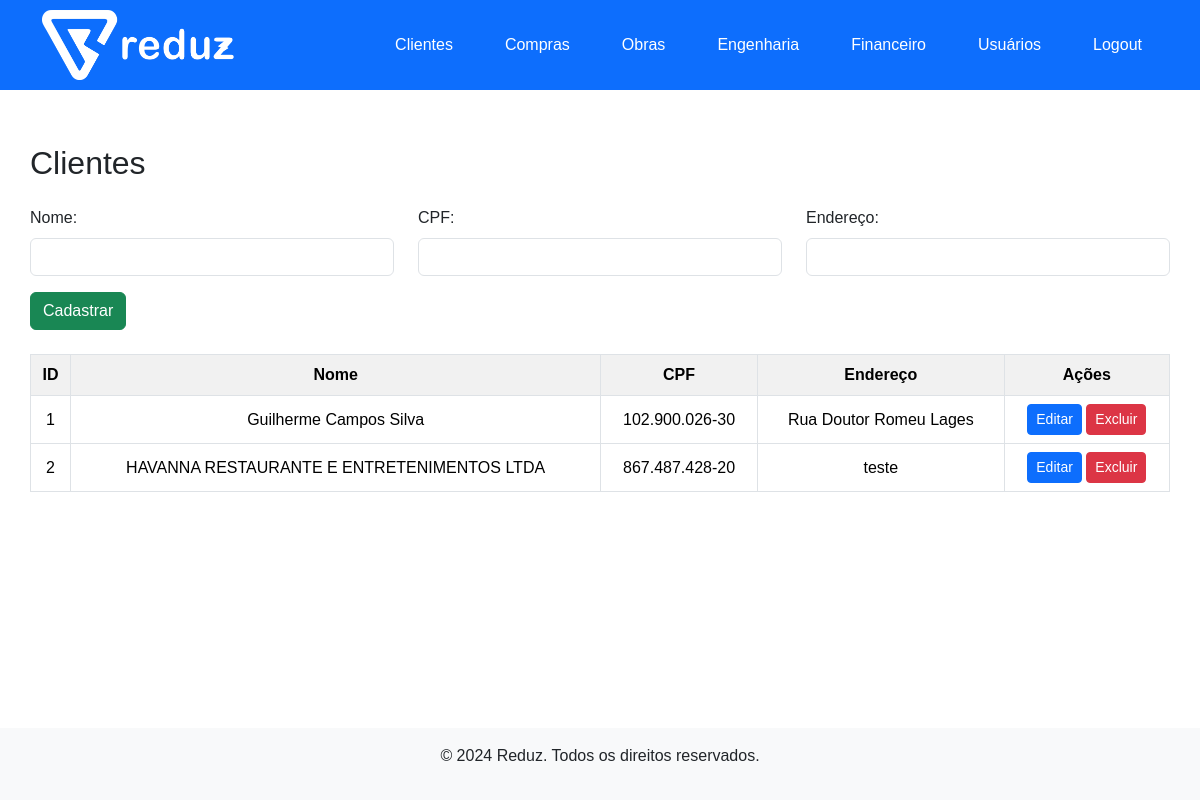
Before: /clientes (signed in) with the older database file.
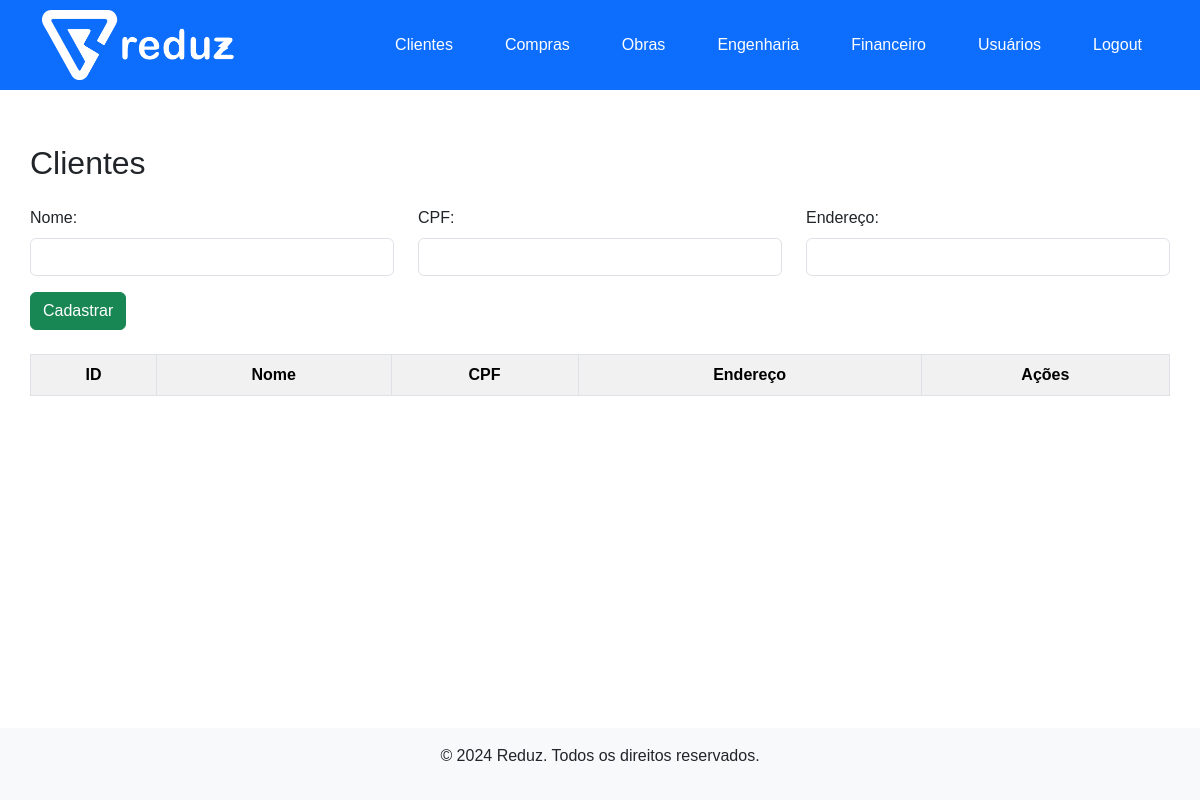
After: the same page with the newer database file.
### app.py (models this page shows)
class Cliente(db.Model):
    id = db.Column(db.Integer, primary_key=True)
    nome = db.Column(db.String(100), nullable=False)
    cpf = db.Column(db.String(14), unique=True, nullable=False)  # Adjusted for CPF format
    endereco = db.Column(db.String(200), nullable=False)
    compras = db.relationship('Compra', backref='cliente', cascade="all, delete-orphan", lazy=True)
    obras = db.relationship('Obra', backref='cliente', cascade="all, delete-orphan", lazy=True)
    engenharias = db.relationship('Engenharia', backref='cliente', cascade="all, delete-orphan", lazy=True)
    financeiros = db.relationship('Financeiro', backref='cliente', cascade="all, delete-orphan", lazy=True)

### app.py (the view, shortened to what this page needs)
@app.route('/clientes', methods=['GET', 'POST'])
def clientes():
    if 'user_id' not in session:
        return redirect(url_for('login'))
    clientes = Cliente.query.all()
    return render_template('clientes.html', clientes=clientes)

### app.py (called while the page is built)
@app.before_request
def before_request():
    if not User.query.filter_by(username='alisson').first():
        db.session.add(User(username='alisson', password=generate_password_hash('123456', method='sha256')))
    if not User.query.filter_by(username='guilherme').first():
        db.session.add(User(username='guilherme', password=generate_password_hash('123456', method='sha256')))
    db.session.commit()

### templates/clientes.html
{% extends "base.html" %}
{% block content %}
<div class="container-fluid">
  <h2 class="mb-4">Clientes</h2>
  <form method="POST" class="mb-4">
    <div class="row">
      <div class="col-md-4 mb-3">
        <label for="nome" class="form-label">Nome:</label>
        <input type="text" class="form-control" name="nome" required>
      </div>
      <div class="col-md-4 mb-3">
        <label for="cpf" class="form-label">CPF:</label>
        <input type="text" class="form-control" name="cpf" required>
      </div>
      <div class="col-md-4 mb-3">
        <label for="endereco" class="form-label">Endereço:</label>
        <input type="text" class="form-control" name="endereco" required>
      </div>
    </div>
    <button type="submit" class="btn btn-success">Cadastrar</button>
  </form>
  <div class="table-responsive">
    <table class="table table-bordered table-hover text-center">
      <thead>
        <tr>
          <th>ID</th>
          <th>Nome</th>
          <th>CPF</th>
          <th>Endereço</th>
          <th>Ações</th>
        </tr>
      </thead>
      <tbody>
        {% for cliente in clientes %}
        <tr>
          <td>{{ cliente.id }}</td>
          <td class="text-nowrap">{{ cliente.nome }}</td>
          <td class="text-nowrap">{{ cliente.cpf }}</td>
          <td class="text-nowrap">{{ cliente.endereco }}</td>
          <td>
            <a href="{{ url_for('editar_cliente', id=cliente.id) }}" class="btn btn-primary btn-sm">Editar</a>
            <a href="{{ url_for('excluir_cliente', id=cliente.id) }}" class="btn btn-danger btn-sm">Excluir</a>
          </td>
        </tr>
        {% endfor %}
      </tbody>
    </table>
  </div>
</div>
{% endblock %}

### templates/base.html (shortened to what this page needs)
<!DOCTYPE html>
<html lang="en">
<head>
    <link rel="stylesheet" href="{{ url_for('static', filename='css/bootstrap.min.css') }}">
    <link rel="stylesheet" href="{{ url_for('static', filename='css/style.css') }}">
</head>
<body>
    <header class="bg-primary text-white">
        <div class="container d-flex justify-content-between align-items-center">
            <img src="{{ url_for('static', filename='reduz_nova_branco.png') }}" alt="Logo" class="logo" height="30">
            <nav>
                <ul class="nav">
                    <li class="nav-item"><a class="nav-link text-white" href="{{ url_for('listar_clientes') }}">Clientes</a></li>
                    <li class="nav-item"><a class="nav-link text-white" href="{{ url_for('compras') }}">Compras</a></li>
                    <li class="nav-item"><a class="nav-link text-white" href="{{ url_for('obras') }}">Obras</a></li>
                    <li class="nav-item"><a class="nav-link text-white" href="{{ url_for('engenharia') }}">Engenharia</a></li>
                    <li class="nav-item"><a class="nav-link text-white" href="{{ url_for('financeiro') }}">Financeiro</a></li>
                    <li class="nav-item"><a class="nav-link text-white" href="{{ url_for('usuarios') }}">Usuários</a></li>
                    <li class="nav-item"><a class="nav-link text-white" href="{{ url_for('logout') }}">Logout</a></li>
                </ul>
            </nav>
        </div>
    </header>
    <main class="container-fluid mt-4">
        {% block content %}{% endblock %}
    </main>
    <footer class="bg-light text-center py-3 mt-auto">
        <p>&copy; 2024 Reduz. Todos os direitos reservados.</p>
    </footer>
</body>
</html>

### static/css/style.css (style rules this page uses)
body { font-family: Arial, sans-serif; display: flex; flex-direction: column; min-height: 100vh; }
header { background-color: #007bff; color: white; padding: 10px 0; }
header .container { display: flex; align-items: center; justify-content: space-between; }
header .logo { height: 70px; }
header nav ul { list-style: none; margin: 0; padding: 0; display: flex; }
header nav ul li { margin-left: 20px; }
header nav ul li a { color: white; text-decoration: none; padding: 5px 10px; border-radius: 5px; }
main { flex: 1; padding: 20px; }
footer { text-align: center; padding: 10px 0; background-color: #f1f1f1; }
.table td, .table th { vertical-align: middle; text-align: center; }
.table-responsive { overflow-x: auto; }
.table { table-layout: auto; width: 100%; }
.table th, .table td { white-space: nowrap; text-overflow: ellipsis; overflow: hidden; word-wrap: break-word; }
.table th { background-color: #f1f1f1; text-align: center; }
.table th, .table td { padding: 8px; text-align: center; }
.container-fluid { padding: 15px; }
.form-control { display: inline-block; width: 100%; }

Changed rows visible on the page:
removed Cliente: id "1", nome "Guilherme Campos Silva", cpf "102.900.026-30", endereco "Rua Doutor Romeu Lages"
removed Cliente: id "2", nome "HAVANNA RESTAURANTE E ENTRETENIMENTOS LTDA", cpf "867.487.428-20", endereco "teste"
